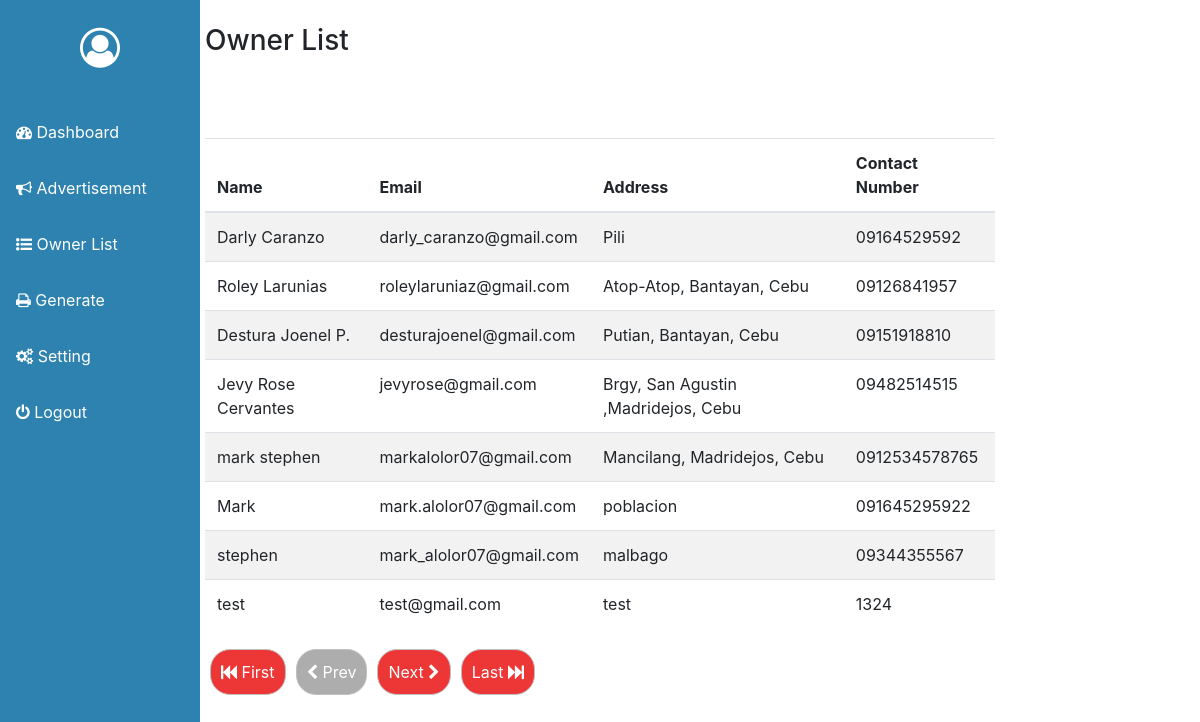
/admin/owner.php, run on the app's committed database.
### tables this page shows
CREATE TABLE `owner` (
  `id` int(100) NOT NULL,
  `name` varchar(100) NOT NULL,
  `email` varchar(100) NOT NULL,
  `Address` varchar(80) NOT NULL,
  `profile_photo` varchar(80) NOT NULL,
  `contact_number` varchar(80) NOT NULL,
  `password` varchar(100) NOT NULL,
  `status` varchar(100) NOT NULL
);

### admin/owner.php (the view, shortened to what this page needs)
<?php include('header.php'); ?>
<div class="row">
<div class="col-sm-2">
<?php include('sidebar.php'); ?>
</div>
<div class="col-sm-8">
<br />
<h3>Owner List</h3>
<br />
<br />
<br />
  <table class="table table-striped">
    <thead>
      <tr>
        <th>Name</th>
        <th>Email</th>
        <th>Address</th>
        <th>Contact Number</th>
      </tr>
    </thead>
    <tbody>
 <?php
if (isset($_GET['pageno'])) {
  $pageno = $_GET['pageno'];
} else {
  $pageno = 1;
}
  $no_of_records_per_page = 8;
  $offset = ($pageno-1) * $no_of_records_per_page;
  $total_pages_sql = "SELECT COUNT(*) FROM owner";
  $result_pages = mysqli_query($dbconnection,$total_pages_sql);
  $total_rows = mysqli_fetch_array($result_pages)[0];
  $total_pages = ceil($total_rows / $no_of_records_per_page);
  $sql = "SELECT * FROM owner LIMIT $offset, $no_of_records_per_page";
  $result = mysqli_query($dbconnection,$sql);
  while($row = $result->fetch_assoc()) {
?>
      <tr>
        <td><?php echo $row['name']; ?></td>
        <td><?php echo $row['email']; ?></td>
        <td><?php echo $row['Address']; ?></td>
        <td><?php echo $row['contact_number']; ?></td>
      </tr>
<?php } ?>
    </tbody>
  </table>
<ul class="pagination">
        <li><a href="?pageno=1"><i class="fa fa-fast-backward" aria-hidden="true"></i> First</a></li>
        <li class="<?php if($pageno <= 1){ echo 'disabled'; } ?>">
            <a href="<?php if($pageno <= 1){ echo '#'; } else { echo "?pageno=".($pageno - 1); } ?>"><i class="fa fa-chevron-left" aria-hidden="true"></i> Prev</a>
        </li>
        <li class="<?php if($pageno >= $total_pages){ echo 'disabled'; } ?>">
            <a href="<?php if($pageno >= $total_pages){ echo '#'; } else { echo "?pageno=".($pageno + 1); } ?>">Next <i class="fa fa-chevron-right" aria-hidden="true"></i></a>
        </li>
        <li><a href="?pageno=<?php echo $total_pages; ?>">Last <i class="fa fa-fast-forward" aria-hidden="true"></i></a></li>
    </ul>
</div>
</div>
<?php include('footer.php'); ?>

### admin/header.php (style rules this page uses)
body, html { margin: 0; padding: 0; overflow-x: hidden; }
ul.pagination li { background: #ed3737; padding: 10px; margin: 5px; border: thin solid silver; border-radius: 20px; }
ul.pagination li a { color: #fff; }
ul.pagination li.disabled { background: #adadad; }

### admin/sidebar.php (style rules this page uses)
div { display: block; }

### data on the page
owner: name "Darly Caranzo", email "darly_caranzo@gmail.com", Address "Pili", contact_number "09164529592"
owner: name "Roley Larunias", email "roleylaruniaz@gmail.com", Address "Atop-Atop, Bantayan, Cebu", contact_number "09126841957"
owner: name "Destura Joenel P.", email "desturajoenel@gmail.com", Address "Putian, Bantayan, Cebu", contact_number "09151918810"
owner: name "Jevy Rose Cervantes", email "jevyrose@gmail.com", Address "Brgy, San Agustin ,Madridejos, Cebu", contact_number "09482514515"
owner: name "mark stephen", email "markalolor07@gmail.com", Address "Mancilang, Madridejos, Cebu", contact_number "0912534578765"
owner: name "Mark", email "mark.alolor07@gmail.com", Address "poblacion", contact_number "091645295922"
owner: name "stephen", email "mark_alolor07@gmail.com", Address "malbago", contact_number "09344355567"
owner: name "test", email "test@gmail.com", Address "test", contact_number "1324"
